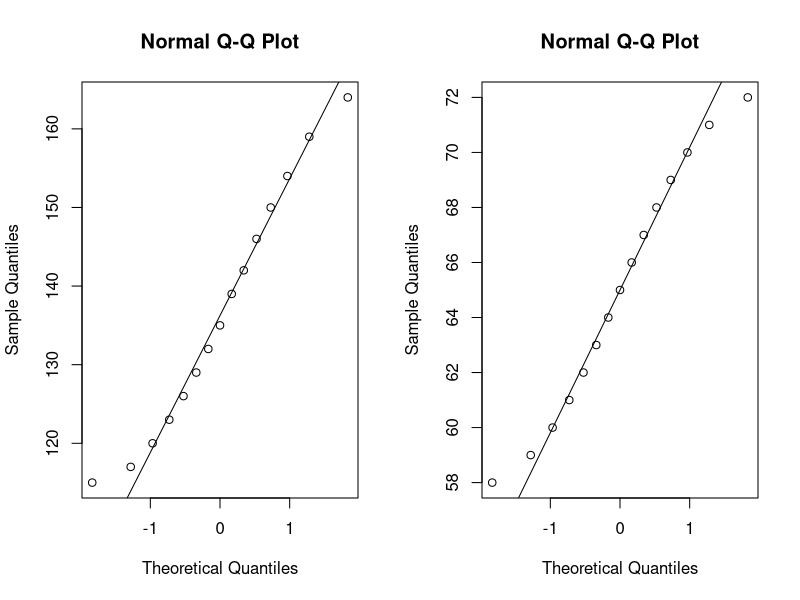
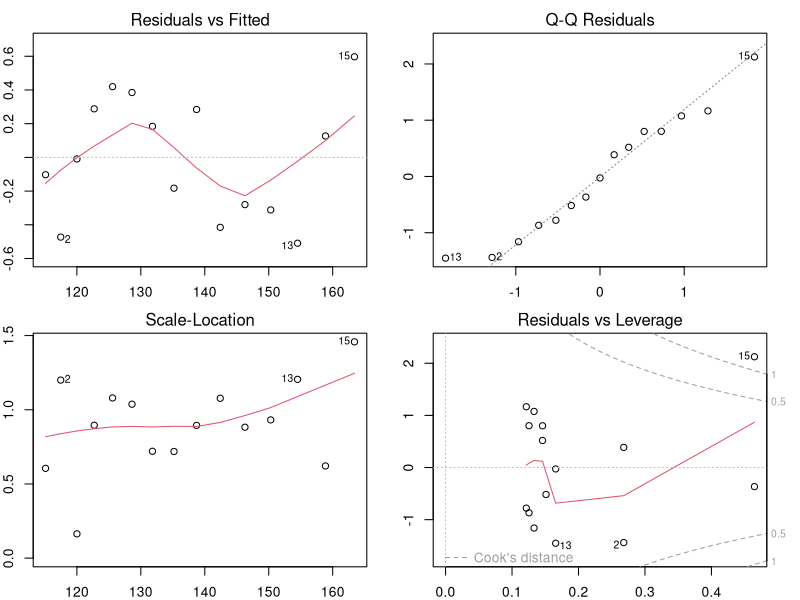

The R script that drew these images, in order:
## ---- chunk 1
knitr::opts_chunk$set(echo = TRUE)
## ---- chunk 2
options(digits=4)
## ---- chunk 3
dbinom(3, 6, 1/3)
## ---- chunk 4
qnorm(0.8, 170, 6)
## ---- chunk 5
qchisq(0.95, df=3)
## ---- chunk 6
pnorm(1)
## ---- chunk 7
print("정답 : X")
## ---- chunk 8
print("정답 : O")
## ---- chunk 9
print("정답 : X")
## ---- chunk 10
print("정답 : O")
## ---- chunk 11
print("정답 : O")
## ---- chunk 12
iris_s <- subset(iris, iris$Species == "setosa")
iris_s <- iris_s$Sepal.Length

s.mean <- mean(iris_s)
s.n <- length(iris_s)
s.var <- mean(iris_s^2) - s.mean^2
s.sd <- sqrt(s.var)
alpha <- 0.05

ll <- s.mean - qnorm(1-alpha)*s.sd/sqrt(s.n)
ul <- s.mean + qnorm(1-alpha)*s.sd/sqrt(s.n)

print(paste("95% 신뢰구간 : (", format(ll, digits=4), ",", format(ul, digits=4), ")"))
## ---- chunk 13
1-pbinom(8, 10, 0.7)
## ---- chunk 14
pbinom(8, 10, 0.7) - pbinom(4, 10, 0.7)
## ---- chunk 15
alchol <- c(16.90, 13.21, 15.67, 9.87, 13.15, 9.98, 3.56, 14.50, 8.12, 6.97)
result1 <- t.test(alchol, mu=8.1, var.equal = T)

print(paste("T test 결과 검정통계량 및 유의확률이 (", format(result1$statistic, digits=4)
            , ",", format(result1$p.value, digits=4), ") 이므로 유의수준 0.05에서",
            "평균 알코올 섭취량이 달라졌다고 할 수 없다."))
## ---- chunk 16
rangenorm <- function(from, to, mean=0, sd=1) {
  result <- pnorm(to, mean, sd) - pnorm(from, mean, sd)
  return(result)
}
rangenorm(-1.96, 1.96, 0, 1)
## ---- chunk 17
library(ggplot2)
sub_mpg1 <- subset(mpg, mpg$class =="subcompact" | mpg$class == "midsize")
var.test(sub_mpg1$cty ~ sub_mpg1$class)
result2 <- t.test(sub_mpg1$cty ~ sub_mpg1$class, var.equal=T)

print(paste("Chi-Square test 결과 검정통계량 및 유의확률이 (", format(result2$statistic, digits=4)
            , ",", format(result2$p.value, digits=4), ") 이므로 유의수준 0.05에서",
            "subcompact 자동차와 midsize 자동차의 도시연비는 차이가 있다고 할 수 있다."))
## ---- chunk 18
sub_mpg2 <- subset(mpg, mpg$fl == "r" | mpg$fl == "p")
var.test(sub_mpg2$hwy ~ sub_mpg2$fl)
result3 <- t.test(sub_mpg2$hwy ~ sub_mpg2$fl, var.equal=T)

print(paste("T test 결과 검정통계량 및 유의확률이 (", format(result3$statistic, digits=4)
            , ",", format(result3$p.value, digits=4), ") 이므로 유의수준 0.05에서",
            "일반 휘발유(r)와 고급 휘발유(p)의 고속도로 연비는 차이가 있다고 할 수 있다."))
## ---- chunk 19
s_data <- c(322, 109, 90, 29)
result4 <- chisq.test(s_data, p=c(9, 3, 3, 1)/16)

print(paste("Chi-Square test 결과 검정통계량 및 유의확률이 (", format(result4$statistic, digits=4)
            , ",", format(result4$p.value, digits=4), ") 이므로 유의수준 0.05에서",
            "관측치의 비율과 멘델이 제안한 비율( 9 : 3 : 3 : 1 )이 차이가 없다고 할 수 있다."))
## ---- chunk 20
shapiro.test(women$weight)
shapiro.test(women$height)
par(mfrow=c(1,2))
qqnorm(women$weight); qqline(women$weight)
qqnorm(women$height); qqline(women$height)
var.test(women$height, women$weight)

result5 <- lm(women$weight ~ women$height + I(women$height^2), data=women)
summary(result5)
par(mfrow=c(2,2), mar=c(2,2,2,2))
plot(result5)
par(mfrow=c(1,1))

print(paste("2차 회귀모델을 적용한 결과 모든 독립변수가 매우 유의한것으로 보이고",
            "잔차그래프에서 정규성, 등분산성, 선형성을 만족하는 것으로 보여 적합한",
            "모델이라고 볼 수있다.", "\n",
            "회귀식은 [ Weight = 261.8781 - 7.3483*Height + 0.0831*Heigth^2 ] 이다."))
